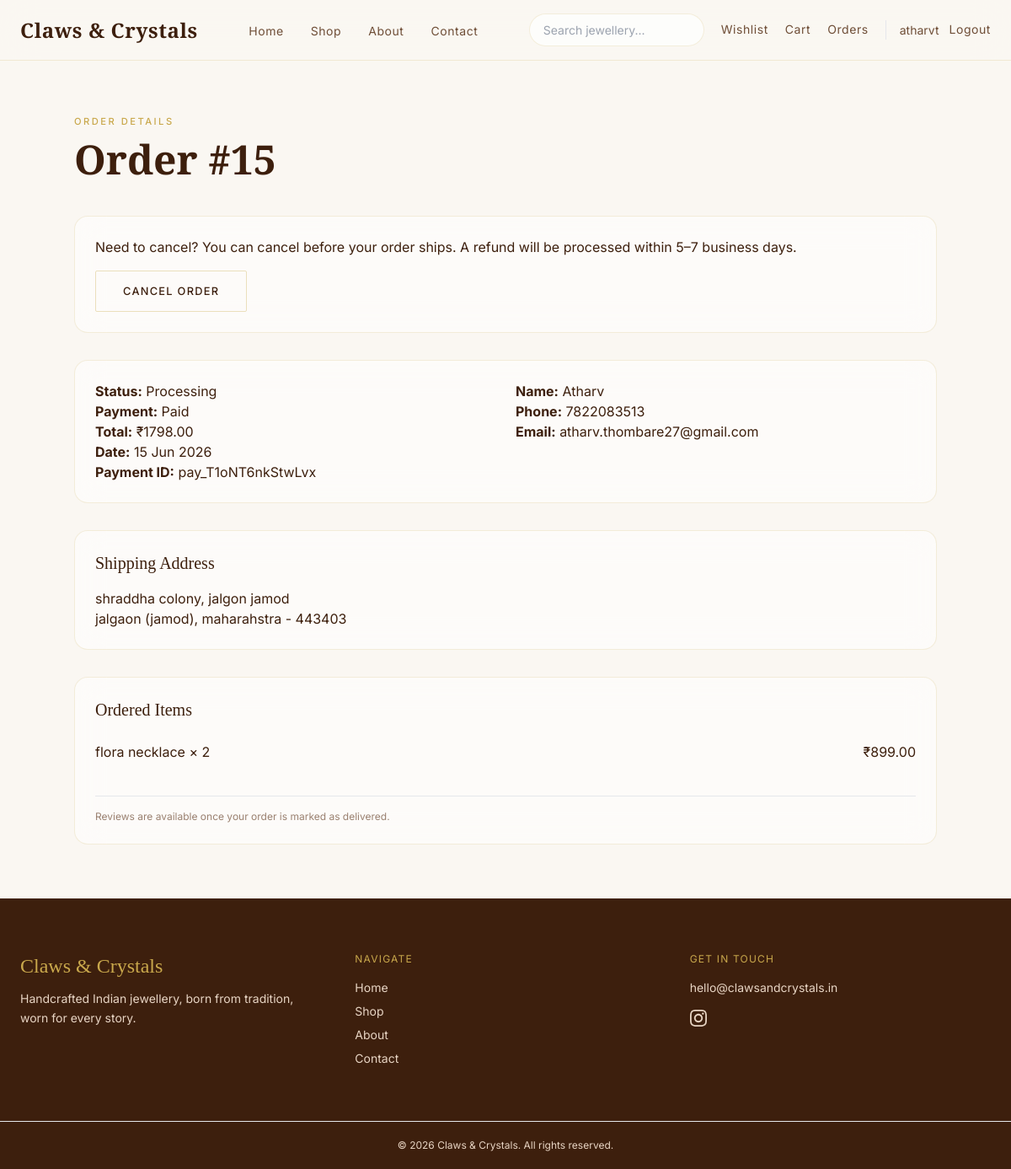
Page /orders/my-orders/15/ (signed in) on the earlier database version.
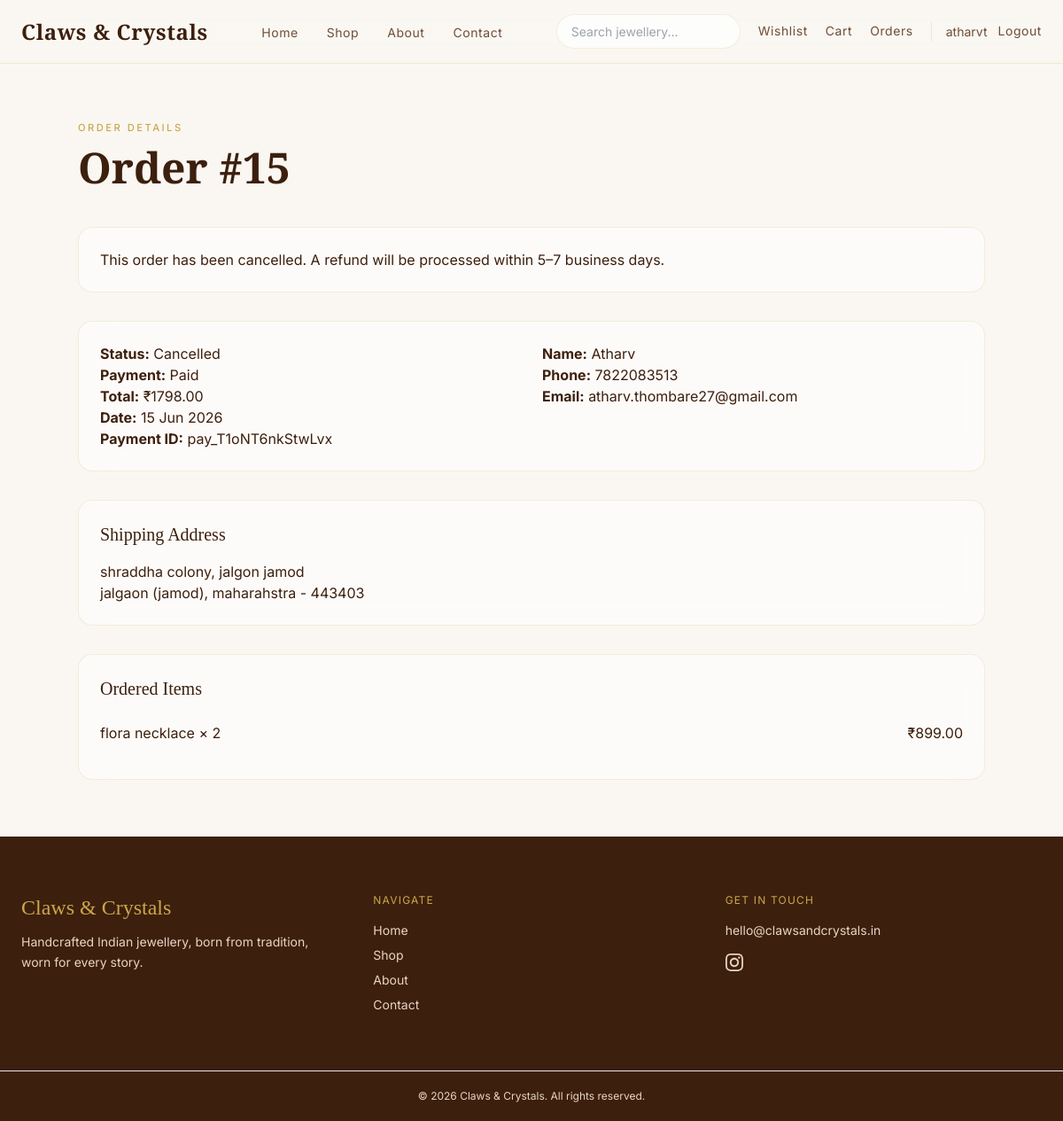
Same page on the later database version.
### orders/models.py (models this page shows, shortened)
class Order(models.Model):
    STATUS_CHOICES = (
        ("pending", "Pending"),
        ("processing", "Processing"),
        ("shipped", "Shipped"),
        ("delivered", "Delivered"),
        ("cancelled", "Cancelled"),
    )
    PAYMENT_STATUS_CHOICES = (
        ("unpaid", "Unpaid"),
        ("paid", "Paid"),
        ("failed", "Failed"),
    )
    user = models.ForeignKey(
        settings.AUTH_USER_MODEL,
        on_delete=models.CASCADE,
        related_name="orders"
    )
    full_name = models.CharField(max_length=255)
    email = models.EmailField()
    phone = models.CharField(max_length=20)
    address = models.TextField()
    city = models.CharField(max_length=100)
    state = models.CharField(max_length=100)
    pincode = models.CharField(max_length=20)
    subtotal_amount = models.DecimalField(max_digits=10, decimal_places=2, default=0)
    discount_amount = models.DecimalField(max_digits=10, decimal_places=2, default=0)
    shipping_amount = models.DecimalField(max_digits=10, decimal_places=2, default=0)
    total_amount = models.DecimalField(
        max_digits=10,
        decimal_places=2
    )
    coupon_code = models.CharField(max_length=50, blank=True)
    applied_coupon = models.ForeignKey(
        "promotions.Coupon",
        on_delete=models.SET_NULL,
        null=True,
        blank=True,
        related_name="orders",
    )
    status = models.CharField(
        max_length=20,
        choices=STATUS_CHOICES,
        default="pending"
    )
    payment_status = models.CharField(
        max_length=20,
        choices=PAYMENT_STATUS_CHOICES,
        default="unpaid"
    )
    razorpay_order_id = models.CharField(
        max_length=255,
        unique=True,
        blank=True,
        null=True
    )
    razorpay_payment_id = models.CharField(
        max_length=255,
        blank=True
    )
    razorpay_signature = models.CharField(
        max_length=255,
        blank=True
    )
    paid_at = models.DateTimeField(
        blank=True,
        null=True
    )
    created_at = models.DateTimeField(
        auto_now_add=True
    )

### orders/views.py (the view)
@login_required
def order_detail_view(request, order_id):
    order = get_object_or_404(
        Order,
        id=order_id,
        user=request.user,
    )
    reviewable_items = get_reviewable_items_for_order(request.user, order)
    reviewable_product_ids = {item.product_id for item in reviewable_items}
    return render(
        request,
        "orders/order_detail.html",
        {
            "order": order,
            "can_cancel": can_cancel_order(order),
            "reviewable_items": reviewable_items,
            "reviewable_product_ids": reviewable_product_ids,
        },
    )

### cart/context_processors.py (called while the page is built)
def navbar_counts(request):
    wishlist_count = 0
    if request.user.is_authenticated:
        wishlist_count = Wishlist.objects.filter(user=request.user).count()
    return {
        "cart_count": get_cart_count(request),
        "wishlist_count": wishlist_count,
    }

### cart/utils.py (called while the page is built)
def get_cart_count(request):
    if request.user.is_authenticated:
        return sum(
            item.quantity
            for item in CartItem.objects.filter(user=request.user).only("quantity")
        )
    return get_session_cart_count(request.session)

### orders/cancellation.py (called while the page is built)
def can_cancel_order(order):
    if order.status == "cancelled":
        return False
    if order.status in ("shipped", "delivered"):
        return False
    return order.status in CANCELLABLE_STATUSES

### products/compare.py (called while the page is built)
def get_compare_ids(request):
    ids = request.session.get(SESSION_KEY, [])
    return [pid for pid in ids if isinstance(pid, int)][:MAX_COMPARE_ITEMS]

### products/context_processors.py (called while the page is built)
def compare_context(request):
    compare_ids = get_compare_ids(request)
    return {
        "compare_count": len(compare_ids),
        "compare_ids": compare_ids,
    }

### templates/orders/order_detail.html (shortened to what this page needs)
{% extends "base.html" %}
{% block content %}
<section class="py-16 px-6 min-h-screen">
  <div class="max-w-5xl mx-auto">
    <div class="mb-10">
      <span class="section-eyebrow"> Order Details </span>
      <h1 class="section-title">Order #{{ order.id }}</h1>
    </div>
    {% if order.status == "cancelled" %}
    <div class="glass-card p-6 mb-8 border border-muted/30">
      <p class="text-brown">
        This order has been cancelled.
        {% if order.payment_status == "paid" %}
        A refund will be processed within 5–7 business days.
        {% endif %}
      </p>
    </div>
    {% elif can_cancel %}
    <div class="glass-card p-6 mb-8 border border-muted/30">
      <p class="text-brown mb-4">
        {% if order.payment_status == "paid" %}
        Need to cancel? You can cancel before your order ships. A refund will be processed within 5–7 business days.
        {% else %}
        Changed your mind? You can cancel this order at any time before payment.
        {% endif %}
      </p>
      <form method="post" action="{% url 'cancel_order' order.id %}"
        onsubmit="return confirm('Are you sure you want to cancel order #{{ order.id }}?');">
        <button type="submit" class="btn-secondary">
          Cancel Order
        </button>
      </form>
    </div>
    {% endif %}
    <div class="glass-card p-6 mb-8">
      <div class="grid md:grid-cols-2 gap-6">
        <div>
          <p>
            <strong>Status:</strong>
            {{ order.get_status_display }}
          </p>
          <p>
            <strong>Payment:</strong>
            {{ order.get_payment_status_display }}
          </p>
          <p>
            <strong>Total:</strong>
            ₹{{ order.total_amount }}
          </p>
          <p>
            <strong>Date:</strong>
            {{ order.created_at|date:"d M Y" }}
          </p>
          {% if order.razorpay_payment_id %}
          <p>
            <strong>Payment ID:</strong>
            {{ order.razorpay_payment_id }}
          </p>
          {% endif %}
        </div>
        <div>
          <p>
            <strong>Name:</strong>
            {{ order.full_name }}
          </p>
          <p>
            <strong>Phone:</strong>
            {{ order.phone }}
          </p>
          <p>
            <strong>Email:</strong>
            {{ order.email }}
          </p>
        </div>
      </div>
    </div>
    <div class="glass-card p-6 mb-8">
      <h3 class="font-serif text-xl text-brown mb-4">Shipping Address</h3>
      <p>{{ order.address }}</p>
      <p>{{ order.city }}, {{ order.state }} - {{ order.pincode }}</p>
    </div>
    <div class="glass-card p-6">
      <h3 class="font-serif text-xl text-brown mb-6">Ordered Items</h3>
      <div class="space-y-4">
        {% for item in order.items.all %}
        <div class="flex flex-col sm:flex-row sm:items-center sm:justify-between gap-3 pb-4 {% if not forloop.last %}border-b border-gold/10{% endif %}">
          <div>
            <a href="{% url 'product_detail' item.product.slug %}" class="text-brown hover:text-gold transition-colors">
              {{ item.product.name }} × {{ item.quantity }}
            </a>
          </div>
          <div class="flex items-center gap-4">
            <span class="text-brown">₹{{ item.price }}</span>
          </div>
        </div>
        {% endfor %}
      </div>
      {% if order.payment_status == "paid" and order.status != "delivered" and order.status != "cancelled" %}
      <p class="text-xs text-muted mt-6 pt-4 border-t border-gold/10">
        Reviews are available once your order is marked as delivered.
      </p>
      {% endif %}
    </div>
  </div>
</section>
{% endblock %}

Differences in the rows shown:
changed Order "Paid": status "Processing" → "Cancelled"
Other differences:
text no longer shown: "Need to cancel? You can cancel before your order ships. A refund will be processed within 5–7 business days. CANCEL ORDER Reviews are available once your order is marked as delivered."
text now shown: "This order has been cancelled. A refund will be processed within 5–7 business days."
